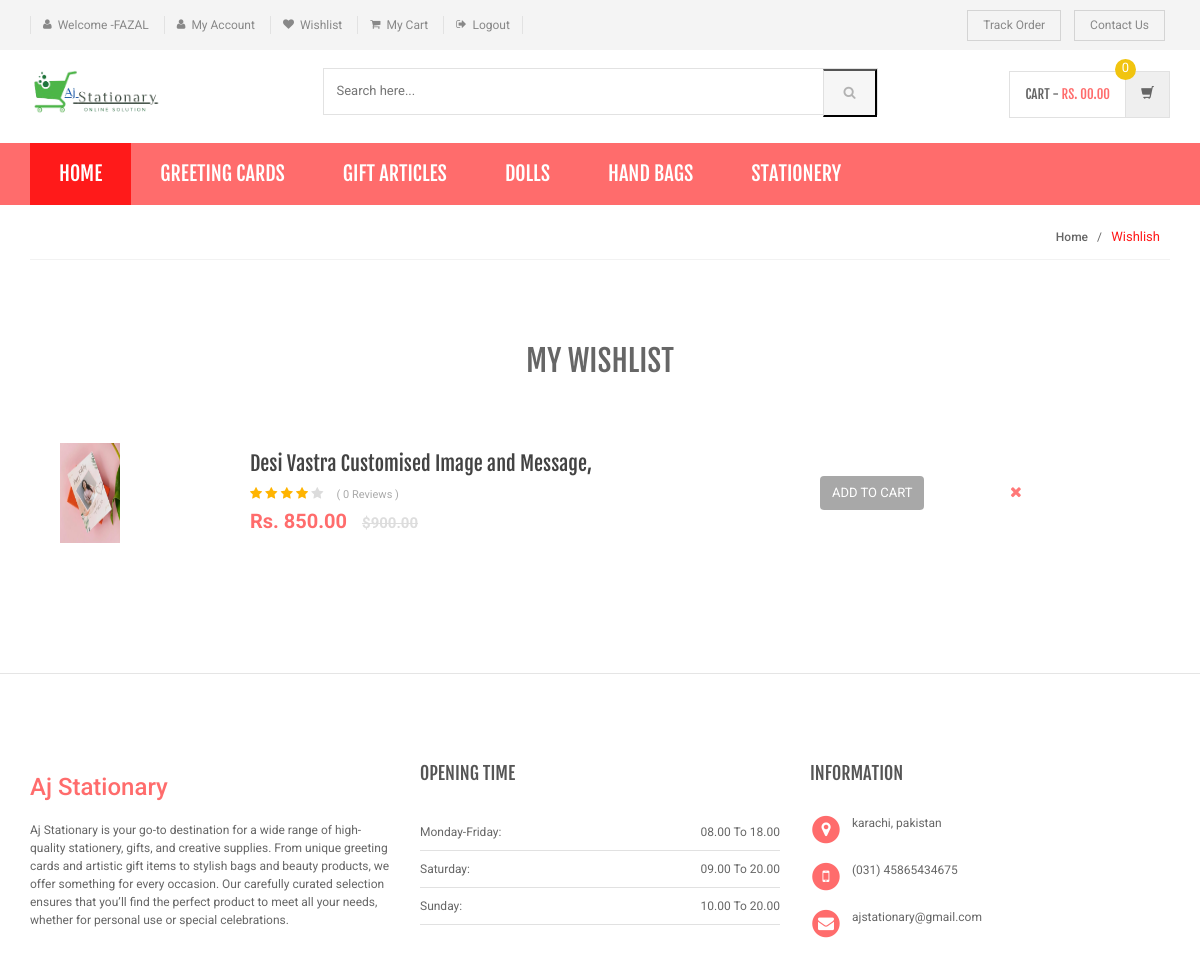
The app's page /shopping/my-wishlist.php (signed in) with its own data.
### tables this page shows
CREATE TABLE `category` (
  `id` int(11) NOT NULL,
  `categoryName` varchar(255) DEFAULT NULL,
  `categoryDescription` longtext DEFAULT NULL,
  `creationDate` timestamp NOT NULL DEFAULT current_timestamp(),
  `updationDate` varchar(255) DEFAULT NULL
);

CREATE TABLE `wishlist` (
  `id` int(11) NOT NULL,
  `userId` int(11) DEFAULT NULL,
  `productId` int(11) DEFAULT NULL,
  `postingDate` timestamp NOT NULL DEFAULT current_timestamp()
);

CREATE TABLE `products` (
  `id` int(11) NOT NULL,
  `category` int(11) NOT NULL,
  `subCategory` int(11) DEFAULT NULL,
  `productName` varchar(255) DEFAULT NULL,
  `productCompany` varchar(255) DEFAULT NULL,
  `productPrice` int(11) DEFAULT NULL,
  `productPriceBeforeDiscount` int(11) DEFAULT NULL,
  `productDescription` longtext DEFAULT NULL,
  `productImage1` varchar(255) DEFAULT NULL,
  `productImage2` varchar(255) DEFAULT NULL,
  `productImage3` varchar(255) DEFAULT NULL,
  `shippingCharge` int(11) DEFAULT NULL,
  `productAvailability` varchar(255) DEFAULT NULL,
  `postingDate` timestamp NULL DEFAULT current_timestamp(),
  `updationDate` varchar(255) DEFAULT NULL
);

### shopping/my-wishlist.php (the view, shortened to what this page needs)
<?php
include('includes/config.php');
if(strlen($_SESSION['login'])==0)
    {
header('location:login.php');
}
else{
?>
<!DOCTYPE html>
<html lang="en">
	<head>
	    <link rel="stylesheet" href="assets/css/bootstrap.min.css">
	    <link rel="stylesheet" href="assets/css/main.css">
	    <link rel="stylesheet" href="assets/css/red.css">
	    <link rel="stylesheet" href="assets/css/owl.carousel.css">
		<link rel="stylesheet" href="assets/css/owl.transitions.css">
		<link href="assets/css/lightbox.css" rel="stylesheet">
		<link rel="stylesheet" href="assets/css/animate.min.css">
		<link rel="stylesheet" href="assets/css/rateit.css">
		<link rel="stylesheet" href="assets/css/bootstrap-select.min.css">
		<link rel="stylesheet" href="assets/css/config.css">
		<link href="assets/css/green.css" rel="alternate stylesheet" title="Green color">
		<link href="assets/css/blue.css" rel="alternate stylesheet" title="Blue color">
		<link href="assets/css/red.css" rel="alternate stylesheet" title="Red color">
		<link href="assets/css/orange.css" rel="alternate stylesheet" title="Orange color">
		<link href="assets/css/dark-green.css" rel="alternate stylesheet" title="Darkgreen color">
		<link rel="stylesheet" href="assets/css/font-awesome.min.css">
	</head>
    <body class="cnt-home">
<header class="header-style-1">
<?php include('includes/top-header.php');?>
<?php include('includes/main-header.php');?>
<?php include('includes/menu-bar.php');?>
</header>
<div class="breadcrumb">
	<div class="container">
		<div class="breadcrumb-inner">
			<ul class="list-inline list-unstyled">
				<li><a href="home.html">Home</a></li>
				<li class='active'>Wishlish</li>
			</ul>
		</div>
	</div>
</div>
<div class="body-content outer-top-bd">
	<div class="container">
		<div class="my-wishlist-page inner-bottom-sm">
			<div class="row">
				<div class="col-md-12 my-wishlist">
	<div class="table-responsive">
		<table class="table">
			<thead>
				<tr>
					<th colspan="4">my wishlist</th>
				</tr>
			</thead>
			<tbody>
<?php
$ret=mysqli_query($con,"select products.productName as pname,products.productName as proid,products.productImage1 as pimage,products.productPrice as pprice,wishlist.productId as pid,wishlist.id as wid from wishlist join products on products.id=wishlist.productId where wishlist.userId='".$_SESSION['id']."'");
$num=mysqli_num_rows($ret);
	if($num>0)
	{
while ($row=mysqli_fetch_array($ret)) {
?>
				<tr>
					<td class="col-md-2"><img src="admin/productimages/<?php echo htmlentities($row['pid']);?>/<?php echo htmlentities($row['pimage']);?>" alt="<?php echo htmlentities($row['pname']);?>" width="60" height="100"></td>
					<td class="col-md-6">
						<div class="product-name"><a href="product-details.php?pid=<?php echo htmlentities($pd=$row['pid']);?>"><?php echo htmlentities($row['pname']);?></a></div>
<?php $rt=mysqli_query($con,"select * from productreviews where productId='$pd'");
$num=mysqli_num_rows($rt);
?>
						<div class="rating">
							<i class="fa fa-star rate"></i>
							<i class="fa fa-star rate"></i>
							<i class="fa fa-star rate"></i>
							<i class="fa fa-star rate"></i>
							<i class="fa fa-star non-rate"></i>
							<span class="review">( <?php echo htmlentities($num);?> Reviews )</span>
						</div>
						<div class="price">Rs.
							<?php echo htmlentities($row['pprice']);?>.00
							<span>$900.00</span>
						</div>
					</td>
					<td class="col-md-2">
						<a href="my-wishlist.php?page=product&action=add&id=<?php echo $row['pid']; ?>" class="btn-upper btn btn-primary">Add to cart</a>
					</td>
					<td class="col-md-2 close-btn">
						<a href="my-wishlist.php?del=<?php echo htmlentities($row['wid']);?>" onClick="return confirm('Are you sure you want to delete?')" class=""><i class="fa fa-times"></i></a>
					</td>
				</tr>
				<?php } } else{ ?>
				<tr>
					<td style="font-size: 18px; font-weight:bold ">Your Wishlist is Empty</td>
				</tr>
				<?php } ?>
			</tbody>
		</table>
	</div>
</div>			</div>
		</div>
</div>
</div>
<?php include('includes/footer.php');?>
</body>
</html>
<?php } ?>

### shopping/includes/menu-bar.php (shortened to what this page needs)
<div class="header-nav animate-dropdown">
    <div class="container">
        <div class="yamm navbar navbar-default" role="navigation">
            <div class="nav-bg-class">
                <div class="navbar-collapse collapse" id="mc-horizontal-menu-collapse">
	<div class="nav-outer ">
		<ul class="nav navbar-nav ">
			<li class="active dropdown yamm-fw ">
				<a href="index.php" data-hover="dropdown" class="dropdown-toggle">Home</a>
			</li>
              <?php $sql=mysqli_query($con,"select id,categoryName  from category limit 6");
while($row=mysqli_fetch_array($sql))
{
    ?>
			<li class="dropdown yamm bg-dark">
				<a href="category.php?cid=<?php echo $row['id'];?>"> <?php echo $row['categoryName'];?></a>
			</li>
			<?php } ?>
		</ul>
		<div class="clearfix"></div>
	</div>
</div>
            </div>
        </div>
    </div>
</div>

### shopping/assets/css/red.css (style rules this page uses)
a { color: #ff6c6c; }
.header-style-1 .header-nav { background: #ff6c6c; }
.cnt-home .header-style-1 .header-nav .navbar .navbar-nav > li.active { background: #ff1a1a; }
.breadcrumb ul li.active { color: #ff1a1a; }
.body-content .my-wishlist-page .my-wishlist table tbody .price { color: #ff6c6c; }

### shopping/assets/css/lightbox.css (style rules this page uses)
body:after { content: url(../images/close.png) url(../images/loading.gif) url(../images/prev.png) url(../images/next.png); display: none; }

### shopping/assets/css/green.css (style rules this page uses)
a { color: #abd07e; }
.header-style-1 .header-nav { background: #abd07e; }
.cnt-home .header-style-1 .header-nav .navbar .navbar-nav > li.active { background: #84b943; }
.breadcrumb ul li.active { color: #84b943; }
.body-content .my-wishlist-page .my-wishlist table tbody .price { color: #abd07e; }

### shopping/assets/css/blue.css (style rules this page uses)
a { color: #3498db; }
.header-style-1 .header-nav { background: #3498db; }
.cnt-home .header-style-1 .header-nav .navbar .navbar-nav > li.active { background: #1d6ca1; }
.breadcrumb ul li.active { color: #1d6ca1; }
.body-content .my-wishlist-page .my-wishlist table tbody .price { color: #3498db; }

### shopping/assets/css/orange.css (style rules this page uses)
a { color: #f39c12; }
.header-style-1 .header-nav { background: #f39c12; }
.cnt-home .header-style-1 .header-nav .navbar .navbar-nav > li.active { background: #ab6c09; }
.breadcrumb ul li.active { color: #ab6c09; }
.body-content .my-wishlist-page .my-wishlist table tbody .price { color: #f39c12; }

### shopping/assets/css/dark-green.css (style rules this page uses)
a { color: #12cca7; }
.header-style-1 .header-nav { background: #12cca7; }
.cnt-home .header-style-1 .header-nav .navbar .navbar-nav > li.active { background: #0b816a; }
.breadcrumb ul li.active { color: #0b816a; }
.body-content .my-wishlist-page .my-wishlist table tbody .price { color: #12cca7; }

### records on screen
category: categoryName "GREETING CARDS"
category: categoryName "GIFT ARTICLES"
category: categoryName "DOLLS"
category: categoryName "HAND BAGS"
category: categoryName "STATIONERY"
wishlist: productId.productImage1 (picture), productId.productName "Desi Vastra Customised Image and Message,", num "0", productId.productPrice "850"

### other values on screen
$_SESSION['username'] "FAZAL"
